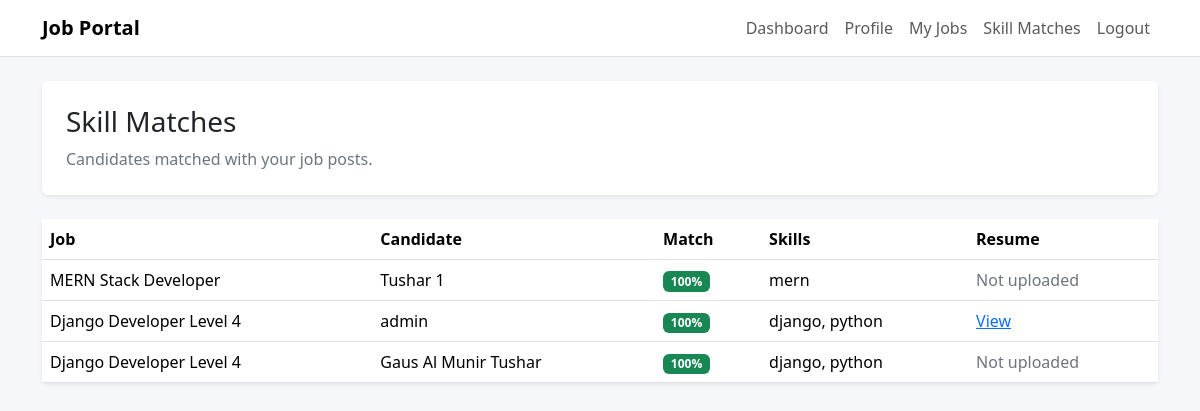
The page /matches/ (signed in) on the database its author committed.
### Tushar_1196_JobPortal/models.py (models this page shows, shortened)
class JobPost(models.Model):
    recruiter = models.ForeignKey(
        settings.AUTH_USER_MODEL,
        on_delete=models.CASCADE,
        related_name="job_posts",
    )
    title = models.CharField(max_length=200)
    number_of_openings = models.PositiveIntegerField()
    category = models.CharField(max_length=120)
    description = models.TextField()
    skills_set = models.TextField()
    created_at = models.DateTimeField(auto_now_add=True)
    class Meta:
        ordering = ["-created_at"]

class UserProfile(models.Model):
    RECRUITER = "recruiter"
    JOB_SEEKER = "job_seeker"
    USER_TYPE_CHOICES = [
        (RECRUITER, "Recruiter"),
        (JOB_SEEKER, "Job Seeker"),
    ]
    user = models.OneToOneField(
        settings.AUTH_USER_MODEL,
        on_delete=models.CASCADE,
        related_name="profile",
    )
    display_name = models.CharField(max_length=150)
    user_type = models.CharField(
        max_length=20,
        choices=USER_TYPE_CHOICES,
        default=JOB_SEEKER,
    )
    company_name = models.CharField(max_length=150, blank=True)
    company_information = models.TextField(blank=True)
    skills_set = models.TextField(blank=True)
    resume = models.FileField(upload_to="resumes/", blank=True, null=True)

### Tushar_1196_JobPortal/views.py (the view, shortened to what this page needs)
# urls.py: path('matches/', views.match_dashboard_view, name='matches'),
@login_required
@never_cache
@ensure_csrf_cookie
def match_dashboard_view(request):
    profile = get_or_create_profile(request.user)
    if profile.user_type == UserProfile.RECRUITER:
        jobs = JobPost.objects.filter(recruiter=request.user)
        seekers = UserProfile.objects.filter(
            user_type=UserProfile.JOB_SEEKER,
        ).exclude(skills_set="").select_related("user")
        matches = []
        for job in jobs:
            for seeker in seekers:
                match = build_match(job, seeker)
                if match["score"] > 0:
                    matches.append(match)
    matches.sort(key=lambda item: item["score"], reverse=True)
    return render(
        request,
        "jobportal/matches.html",
        {
            "matches": matches,
            "profile": profile,
        },
    )

### Tushar_1196_JobPortal/views.py (called while the page is built)
def get_or_create_profile(user):
    profile, _ = UserProfile.objects.get_or_create(
        user=user,
        defaults={
            "display_name": user.get_username(),
            "user_type": UserProfile.JOB_SEEKER,
        },
    )
    return profile

def split_skills(value):
    return {
        skill.strip().lower()
        for skill in re.split(r"[,;\n]+", value or "")
        if skill.strip()
    }

def build_match(job, seeker_profile):
    job_skills = split_skills(job.skills_set)
    seeker_skills = split_skills(seeker_profile.skills_set)
    matched_skills = sorted(job_skills & seeker_skills)
    score = round((len(matched_skills) / len(job_skills)) * 100) if job_skills else 0
    return {
        "job": job,
        "seeker": seeker_profile,
        "score": score,
        "matched_skills": matched_skills,
    }

### Tushar_1196_JobPortal/templates/jobportal/matches.html (shortened to what this page needs)
{% extends "jobportal/base.html" %}
{% block content %}
<section class="card border-0 shadow-sm mb-4">
    <div class="card-body p-4">
        <h1 class="h3 mb-2">Skill Matches</h1>
        <p class="text-secondary mb-0">
            {% if profile.user_type == "recruiter" %}
                Candidates matched with your job posts.
            {% else %}
                Jobs matched with your skills set.
            {% endif %}
        </p>
    </div>
</section>
{% if profile.user_type == "recruiter" %}
    <section class="card border-0 shadow-sm">
        <div class="table-responsive">
            <table class="table table-hover align-middle mb-0">
                <thead>
                    <tr>
                        <th>Job</th>
                        <th>Candidate</th>
                        <th>Match</th>
                        <th>Skills</th>
                        <th>Resume</th>
                    </tr>
                </thead>
                <tbody>
                    {% for match in matches %}
                        <tr>
                            <td>{{ match.job.title }}</td>
                            <td>{{ match.seeker.display_name }}</td>
                            <td><span class="badge text-bg-success">{{ match.score }}%</span></td>
                            <td>{{ match.matched_skills|join:", " }}</td>
                            <td>
                                {% if match.seeker.resume %}
                                    <a href="{{ match.seeker.resume.url }}">View</a>
                                {% else %}
                                    <span class="text-secondary">Not uploaded</span>
                                {% endif %}
                            </td>
                        </tr>
                    {% empty %}
                        <tr>
                            <td colspan="5" class="text-center text-secondary py-4">No skill matches found.</td>
                        </tr>
                    {% endfor %}
                </tbody>
            </table>
        </div>
    </section>
{% endif %}
{% endblock %}

### Tushar_1196_JobPortal/templates/jobportal/base.html (style rules this page uses)
body { background: #f5f7fb; }

### rows shown on the page
JobPost: job "MERN Stack Developer", seeker.display_name "Tushar 1", score "100", matched_skills "mern", shows "Not uploaded"
JobPost: job "Django Developer Level 4", seeker.display_name "admin", score "100", matched_skills "django, python", seeker.display_name "Gaus Al Munir Tushar", shows "Not uploaded"
